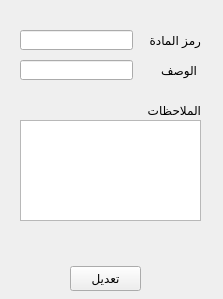
<?xml version="1.0" encoding="UTF-8"?>
<ui version="4.0">
 <class>Form</class>
 <widget class="QWidget" name="Form">
  <property name="geometry">
   <rect>
    <x>0</x>
    <y>0</y>
    <width>223</width>
    <height>299</height>
   </rect>
  </property>
  <property name="windowTitle">
   <string>Form</string>
  </property>
  <widget class="QLabel" name="label_29">
   <property name="geometry">
    <rect>
     <x>130</x>
     <y>30</y>
     <width>71</width>
     <height>21</height>
    </rect>
   </property>
   <property name="text">
    <string>رمز المادة</string>
   </property>
  </widget>
  <widget class="QTextEdit" name="textEdit_5">
   <property name="geometry">
    <rect>
     <x>20</x>
     <y>120</y>
     <width>181</width>
     <height>101</height>
    </rect>
   </property>
  </widget>
  <widget class="QLabel" name="label_31">
   <property name="geometry">
    <rect>
     <x>110</x>
     <y>100</y>
     <width>91</width>
     <height>20</height>
    </rect>
   </property>
   <property name="text">
    <string>الملاحظات</string>
   </property>
  </widget>
  <widget class="QLabel" name="label_30">
   <property name="geometry">
    <rect>
     <x>150</x>
     <y>60</y>
     <width>47</width>
     <height>21</height>
    </rect>
   </property>
   <property name="text">
    <string>الوصف</string>
   </property>
  </widget>
  <widget class="QLineEdit" name="lineEdit_22">
   <property name="geometry">
    <rect>
     <x>20</x>
     <y>30</y>
     <width>113</width>
     <height>20</height>
    </rect>
   </property>
  </widget>
  <widget class="QLineEdit" name="lineEdit_52">
   <property name="geometry">
    <rect>
     <x>20</x>
     <y>60</y>
     <width>113</width>
     <height>20</height>
    </rect>
   </property>
  </widget>
  <widget class="QPushButton" name="pushButton_26">
   <property name="geometry">
    <rect>
     <x>70</x>
     <y>266</y>
     <width>71</width>
     <height>25</height>
    </rect>
   </property>
   <property name="text">
    <string>تعديل</string>
   </property>
  </widget>
  <widget class="QLabel" name="label_140">
   <property name="geometry">
    <rect>
     <x>40</x>
     <y>230</y>
     <width>151</width>
     <height>21</height>
    </rect>
   </property>
   <property name="text">
    <string/>
   </property>
  </widget>
 </widget>
 <resources/>
 <connections/>
</ui>
